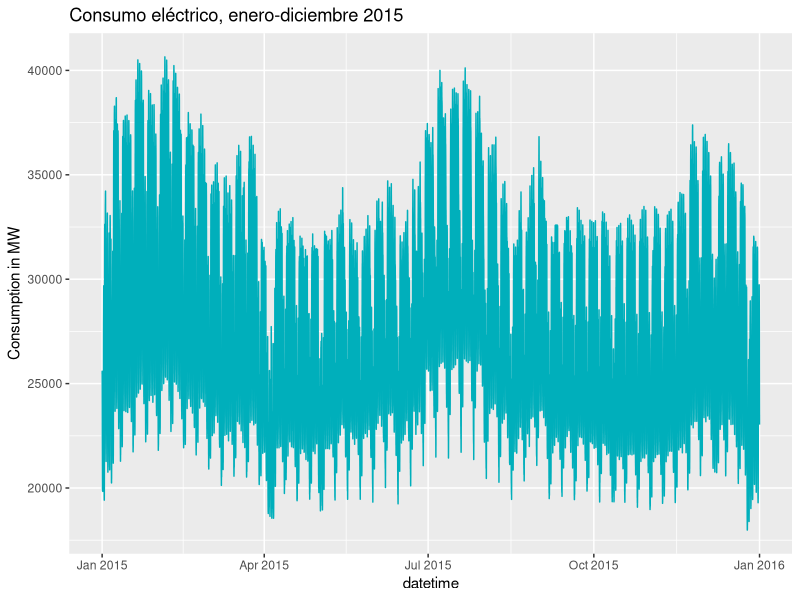

R code for this plot:


data <- read.csv("Demanda_2015.csv", header = FALSE, sep = ",")

colnames(data) <- c("date", "time", "demand")

data$date <- as.Date(data$date, format = "%d/%m/%Y")

data["datetime"] <- paste(data$date, data$time)
data$datetime <- as.POSIXct(data$datetime, tz = "", "%Y-%m-%d %H:%M")

data$date <- NULL
data$time <- NULL

data <- data[data$datetime >= '2015-01-01 00:00:00' & data$datetime <= '2015-12-31 23:50:00', ]

library(ggplot2)

ggplot(data = data, aes(x = datetime, y = demand)) +
  geom_line(color = "#00AFBB", size = 0.5) + 
  ggtitle('Consumo eléctrico, enero-diciembre 2015') +
  ylab('Consumption in MW')